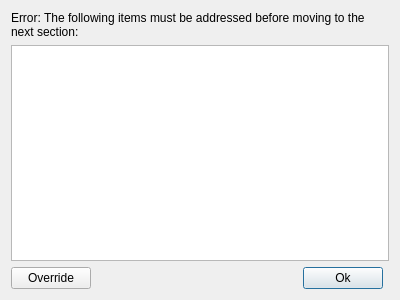
<?xml version="1.0" encoding="UTF-8"?>
<ui version="4.0">
 <class>AuditErrorDialog</class>
 <widget class="QDialog" name="AuditErrorDialog">
  <property name="geometry">
   <rect>
    <x>0</x>
    <y>0</y>
    <width>400</width>
    <height>300</height>
   </rect>
  </property>
  <property name="windowTitle">
   <string>Audit Errors</string>
  </property>
  <layout class="QGridLayout" name="gridLayout_2">
   <item row="2" column="1">
    <spacer name="horizontalSpacer">
     <property name="orientation">
      <enum>Qt::Horizontal</enum>
     </property>
     <property name="sizeHint" stdset="0">
      <size>
       <width>40</width>
       <height>20</height>
      </size>
     </property>
    </spacer>
   </item>
   <item row="2" column="2">
    <widget class="QPushButton" name="mOkButton">
     <property name="text">
      <string>Ok</string>
     </property>
    </widget>
   </item>
   <item row="2" column="0">
    <widget class="QPushButton" name="mOverrideButton">
     <property name="text">
      <string>Override</string>
     </property>
    </widget>
   </item>
   <item row="1" column="0" colspan="4">
    <widget class="QListWidget" name="mErrorListWidget">
     <property name="autoFillBackground">
      <bool>true</bool>
     </property>
     <property name="alternatingRowColors">
      <bool>true</bool>
     </property>
    </widget>
   </item>
   <item row="0" column="0" colspan="4">
    <widget class="QLabel" name="mErrorLabel">
     <property name="text">
      <string>Error: The following items must be addressed before moving to the next section:</string>
     </property>
     <property name="wordWrap">
      <bool>true</bool>
     </property>
    </widget>
   </item>
  </layout>
 </widget>
 <resources/>
 <connections/>
</ui>
